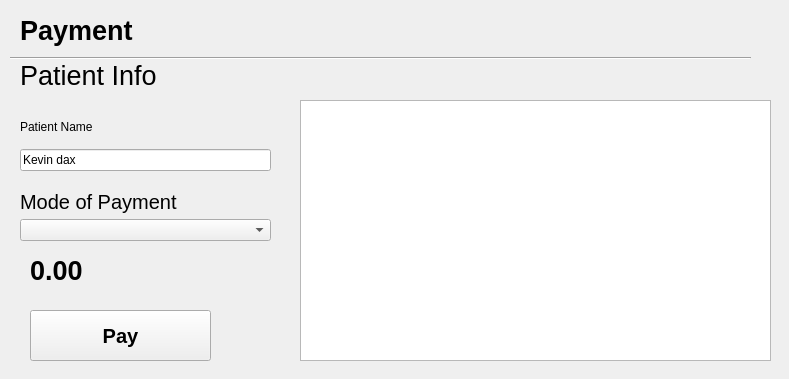
<?xml version="1.0" encoding="UTF-8"?>
<ui version="4.0">
 <class>Form</class>
 <widget class="QWidget" name="Form">
  <property name="geometry">
   <rect>
    <x>0</x>
    <y>0</y>
    <width>789</width>
    <height>379</height>
   </rect>
  </property>
  <property name="windowTitle">
   <string>Payment</string>
  </property>
  <widget class="QLabel" name="label">
   <property name="geometry">
    <rect>
     <x>20</x>
     <y>10</y>
     <width>121</width>
     <height>41</height>
    </rect>
   </property>
   <property name="font">
    <font>
     <pointsize>20</pointsize>
     <bold>true</bold>
    </font>
   </property>
   <property name="text">
    <string>Payment</string>
   </property>
  </widget>
  <widget class="Line" name="line">
   <property name="geometry">
    <rect>
     <x>10</x>
     <y>50</y>
     <width>741</width>
     <height>16</height>
    </rect>
   </property>
   <property name="orientation">
    <enum>Qt::Orientation::Horizontal</enum>
   </property>
  </widget>
  <widget class="QWidget" name="verticalLayoutWidget">
   <property name="geometry">
    <rect>
     <x>20</x>
     <y>110</y>
     <width>251</width>
     <height>61</height>
    </rect>
   </property>
   <layout class="QVBoxLayout" name="verticalLayout">
    <item>
     <widget class="QLabel" name="label_2">
      <property name="text">
       <string>Patient Name</string>
      </property>
     </widget>
    </item>
    <item>
     <widget class="QLineEdit" name="pat_fullname">
      <property name="text">
       <string>Kevin dax</string>
      </property>
     </widget>
    </item>
   </layout>
  </widget>
  <widget class="QLabel" name="label_3">
   <property name="geometry">
    <rect>
     <x>20</x>
     <y>60</y>
     <width>141</width>
     <height>31</height>
    </rect>
   </property>
   <property name="font">
    <font>
     <pointsize>20</pointsize>
    </font>
   </property>
   <property name="text">
    <string>Patient Info</string>
   </property>
  </widget>
  <widget class="QListView" name="listView">
   <property name="geometry">
    <rect>
     <x>300</x>
     <y>100</y>
     <width>471</width>
     <height>261</height>
    </rect>
   </property>
  </widget>
  <widget class="QPushButton" name="pay_button">
   <property name="geometry">
    <rect>
     <x>30</x>
     <y>310</y>
     <width>181</width>
     <height>51</height>
    </rect>
   </property>
   <property name="font">
    <font>
     <pointsize>15</pointsize>
     <bold>true</bold>
    </font>
   </property>
   <property name="text">
    <string>Pay</string>
   </property>
  </widget>
  <widget class="QLabel" name="payment_amount">
   <property name="geometry">
    <rect>
     <x>30</x>
     <y>250</y>
     <width>71</width>
     <height>41</height>
    </rect>
   </property>
   <property name="font">
    <font>
     <pointsize>20</pointsize>
     <bold>true</bold>
    </font>
   </property>
   <property name="text">
    <string>0.00</string>
   </property>
  </widget>
  <widget class="QWidget" name="verticalLayoutWidget_8">
   <property name="geometry">
    <rect>
     <x>20</x>
     <y>190</y>
     <width>251</width>
     <height>51</height>
    </rect>
   </property>
   <layout class="QVBoxLayout" name="verticalLayout_3">
    <item>
     <widget class="QLabel" name="label_5">
      <property name="font">
       <font>
        <pointsize>15</pointsize>
        <bold>false</bold>
       </font>
      </property>
      <property name="text">
       <string>Mode of Payment</string>
      </property>
     </widget>
    </item>
    <item>
     <widget class="QComboBox" name="mop_label"/>
    </item>
   </layout>
  </widget>
 </widget>
 <resources/>
 <connections/>
</ui>
